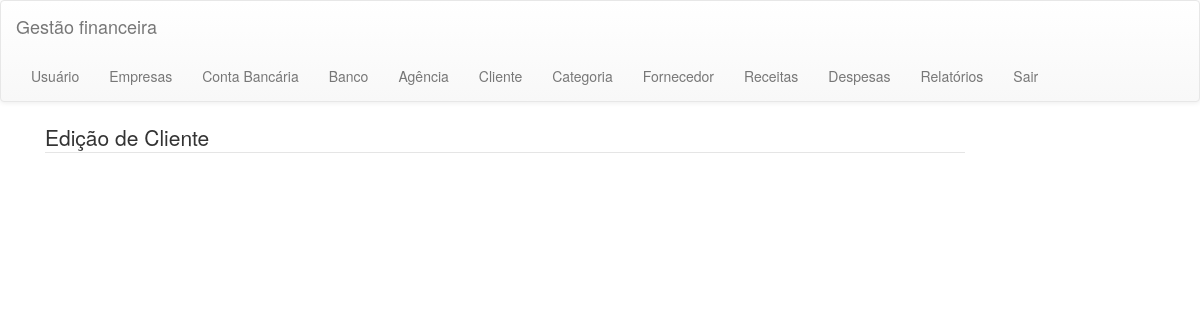
Before: /index.php/Cliente/editar/4 with the older database file.
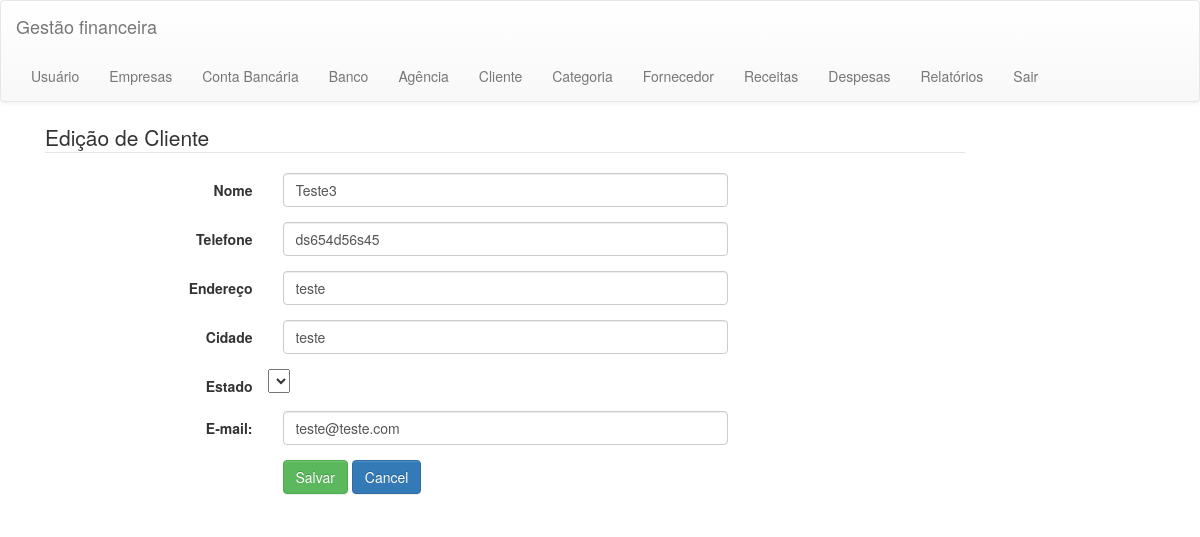
After: the same page with the newer database file.
### tables this page shows
CREATE TABLE IF NOT EXISTS `clientes` (
  `id` int(15) NOT NULL AUTO_INCREMENT,
  `nome` varchar(50) NOT NULL,
  `data_nasc` date NOT NULL,
  `cpf` varchar(15) NOT NULL,
  `telefone` varchar(15) NOT NULL,
  `endereco` varchar(70) NOT NULL,
  `cidade` varchar(50) NOT NULL,
  `id_estado` int(15) NOT NULL,
  `data_cadastro` date NOT NULL,
  `email` varchar(50) NOT NULL,
  `id_empresa` int(15) DEFAULT NULL,
  PRIMARY KEY (`id`)
);

CREATE TABLE IF NOT EXISTS `empresas` (
  `id` int(15) NOT NULL AUTO_INCREMENT,
  `nome_fantasia` varchar(50) NOT NULL,
  `razao_social` varchar(50) NOT NULL,
  `cnpj` varchar(14) NOT NULL,
  `inscricao_estadual` varchar(25) NOT NULL,
  `inscricao_municipal` varchar(25) NOT NULL,
  `telefone` varchar(11) DEFAULT NULL,
  `id_tipo_atividade` int(15) DEFAULT NULL,
  `endereco` varchar(70) NOT NULL,
  `cidade` varchar(50) NOT NULL,
  `id_estado` int(15) DEFAULT NULL,
  `id_status` int(15) DEFAULT NULL,
  PRIMARY KEY (`id`)
);

### application/controllers/Cliente.php (called while the page is built, shortened)
<?php
class Cliente extends CI_Controller {
public function __construct()
       {
			$this->load->view('menu');
       }
	function editar($id)  {
		$data['clientes'] = $this->ClienteModel->editar($id);
		$this->load->view('Cliente/update', $data);
	}
}
?>

### index.php (called while the page is built, shortened)
<?php
require_once BASEPATH.'core/CodeIgniter.php';

### application/models/ClienteModel.php (called while the page is built, shortened)
<?php
class ClienteModel extends CI_Model {
	  	function editar($id) {
		$this->db->select(' es.*, es.nome as estado, c.*,em.*, c.id as idcliente , em.nome_fantasia as empresa');
		$this->db->join('estados es', 'es.id = c.id_estado');
		$this->db->join('empresas em', 'em.id = c.id_empresa');
		$this->db->from('clientes c');
		$clientes = $this->db->get()->result();
		return $clientes;
	}
}
?>

### application/views/Cliente/update.php (the view, shortened to what this page needs)
<html lang="en">
<head>
	<link href="<?= base_url();?>bootstrap/css/bootstrap.css" rel="stylesheet">
</head>
<body>
	<div class="container">
		<div class="col-lg-10">
			<fieldset>
				<legend>Edição de Cliente</legend>
                <?php foreach ($clientes as $cliente) : ?>
				<form class="form-horizontal" role="form" action="<?php echo base_url() . 'index.php/Cliente/alterar/' . $cliente->idcliente; ?>" method="post">
					<div class="form-group">
						<label for="nome" class="col-lg-3 control-label">Nome</label>
						<div class="col-lg-6">
							<input type="text" class="form-control" id="nome" value="<?php echo $cliente->nome; ?>" name="nome">
						</div>
					</div>
					<div class="form-group">
						<label for="telefone" class="col-lg-3 control-label"> Telefone</label>
						<div class="col-lg-6">
							<input type="text" class="form-control" value="<?php echo $cliente->telefone; ?>" name="telefone" id="telefone" maxlength=11>
						</div>
					</div>
                    <div class="form-group">
						<label for="endereco" class="col-lg-3 control-label">Endereço</label>
						<div class="col-lg-6">
							<input type="text" class="form-control" value="<?php echo $cliente->endereco; ?>" name="endereco" id="endereco">
						</div>
					</div>
					<div class="form-group">
						<label for="cidade" class="col-lg-3 control-label">Cidade</label>
						<div class="col-lg-6">
							<input type="text" class="form-control" value="<?php echo $cliente->cidade; ?>" name="cidade" id="cidade" placeholder="Cidade" maxlength=50>
						</div>
					</div>
					<div class="form-group" >
					<label for="estado" class="col-lg-3 control-label">Estado</label>
					<?php echo "<select name='estado' id='estado'>";
							echo "</select><br/>";
					?>
					</div>
					<div class="form-group">
						<label for="email" class="col-lg-3 control-label">E-mail:</label>
						<div class="col-lg-6">
							<input type="text" class="form-control" value="<?php echo $cliente->email; ?>" name="email" id="email">
						</div>
					</div>
					<div class="form-group">
						<div class="col-lg-offset-3 col-lg-10">
							<button type="submit" class="btn btn-success">Salvar</button>
							<a href="<?= base_url();?>" class="btn btn-primary">Cancel</a>
						</div>
					</div>
				</form>
				<?php endforeach; ?>
			</fieldset>
		</div>
	</div>
</body>
</html>

Changed rows visible on the page:
added clientes: nome "Teste3", telefone "ds654d56s45", endereco "teste", cidade "teste", email "teste@teste.com"
